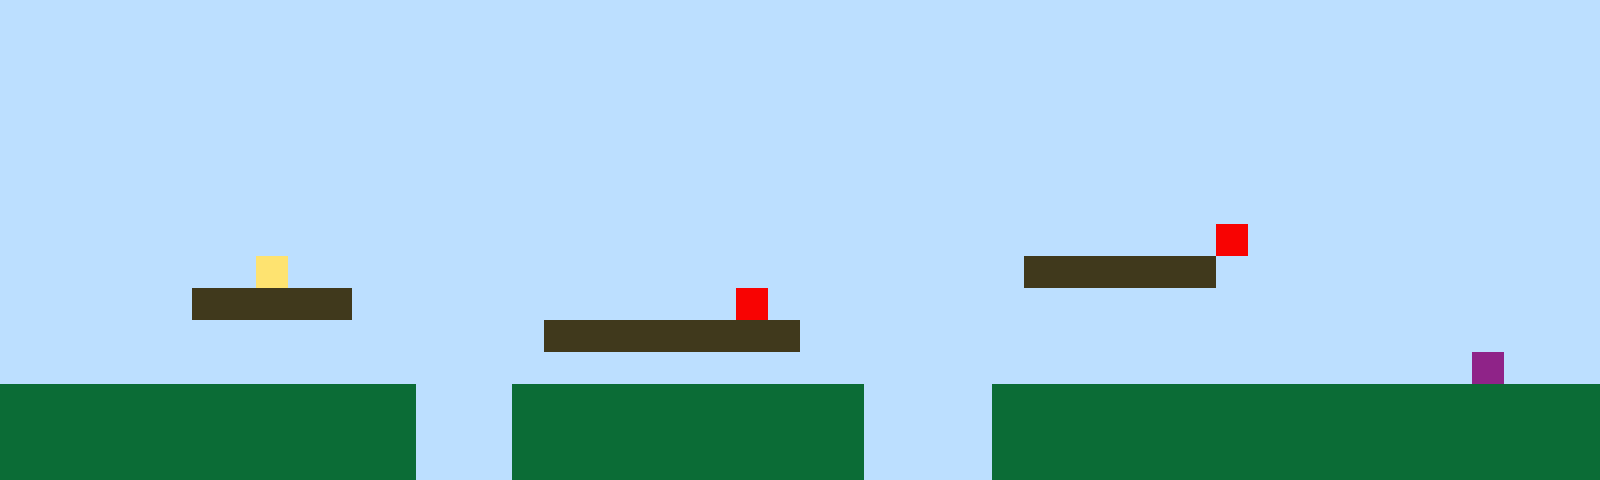

A 2D game scene composited from a Tiled map and its tileset images. What follows is a short description and the map's XML, with every tile layer's data as written:
An orthogonal 50x15 tile map with 32x32 px tiles, 1 tile layer (Tile Layer 1).

<map version="1.10" tiledversion="1.11.2" orientation="orthogonal" renderorder="right-up" width="50" height="15" tilewidth="32" tileheight="32" infinite="0" nextlayerid="2" nextobjectid="1"><editorsettings><export target="map1.csv" format="csv" /></editorsettings><tileset firstgid="1" name="sprites" tilewidth="32" tileheight="32" tilecount="6" columns="3"><image source="sprites.png" width="96" height="64" /></tileset><layer id="1" name="Tile Layer 1" width="50" height="15"><data encoding="csv">1,1,1,1,1,1,1,1,1,1,1,1,1,1,1,1,1,1,1,1,1,1,1,1,1,1,1,1,1,1,1,1,1,1,1,1,1,1,1,1,1,1,1,1,1,1,1,1,1,1,1,1,1,1,1,1,1,1,1,1,1,1,1,1,1,1,1,1,1,1,1,1,1,1,1,1,1,1,1,1,1,1,1,1,1,1,1,1,1,1,1,1,1,1,1,1,1,1,1,1,1,1,1,1,1,1,1,1,1,1,1,1,1,1,1,1,1,1,1,1,1,1,1,1,1,1,1,1,1,1,1,1,1,1,1,1,1,1,1,1,1,1,1,1,1,1,1,1,1,1,1,1,1,1,1,1,1,1,1,1,1,1,1,1,1,1,1,1,1,1,1,1,1,1,1,1,1,1,1,1,1,1,1,1,1,1,1,1,1,1,1,1,1,1,1,1,1,1,1,1,1,1,1,1,1,1,1,1,1,1,1,1,1,1,1,1,1,1,1,1,1,1,1,1,1,1,1,1,1,1,1,1,1,1,1,1,1,1,1,1,1,1,1,1,1,1,1,1,1,1,1,1,1,1,1,1,1,1,1,1,1,1,1,1,1,1,1,1,1,1,1,1,1,1,1,1,1,1,1,1,1,1,1,1,1,1,1,1,1,1,1,1,1,1,1,1,1,1,1,1,1,1,1,1,1,1,1,1,1,1,1,1,1,1,1,1,1,1,1,1,1,1,1,1,1,1,1,1,1,1,1,1,1,1,1,1,1,1,1,1,1,1,1,1,1,1,1,1,1,1,1,1,1,1,1,1,1,1,1,1,1,1,1,1,1,1,1,1,1,1,1,1,1,1,1,1,1,1,1,1,1,1,1,1,1,1,1,1,5,1,1,1,1,1,1,1,1,1,1,1,1,1,1,1,1,1,1,1,4,1,1,1,1,1,1,1,1,1,1,1,1,1,1,1,1,1,1,1,1,1,1,1,3,3,3,3,3,3,1,1,1,1,1,1,1,1,1,1,1,1,1,1,1,1,1,1,3,3,3,3,3,1,1,1,1,1,1,1,1,1,1,1,1,5,1,1,1,1,1,1,1,1,1,1,1,1,1,1,1,1,1,1,1,1,1,1,1,1,1,1,1,1,1,1,1,1,1,1,1,1,1,1,1,1,1,1,1,3,3,3,3,3,3,3,3,1,1,1,1,1,1,1,1,1,1,1,1,1,1,1,1,1,1,1,1,1,1,1,1,1,1,1,1,1,1,1,1,1,1,1,1,1,1,1,1,1,1,1,1,1,1,1,1,1,1,1,1,1,1,1,1,1,1,1,1,1,1,1,1,1,1,1,1,1,1,1,6,1,1,1,2,2,2,2,2,2,2,2,2,2,2,2,2,1,1,1,2,2,2,2,2,2,2,2,2,2,2,1,1,1,1,2,2,2,2,2,2,2,2,2,2,2,2,2,2,2,2,2,2,2,2,2,2,2,2,2,2,2,2,2,2,2,2,1,1,1,2,2,2,2,2,2,2,2,2,2,2,1,1,1,1,2,2,2,2,2,2,2,2,2,2,2,2,2,2,2,2,2,2,2,2,2,2,2,2,2,2,2,2,2,2,2,2,1,1,1,2,2,2,2,2,2,2,2,2,2,2,1,1,1,1,2,2,2,2,2,2,2,2,2,2,2,2,2,2,2,2,2,2,2</data></layer></map>
